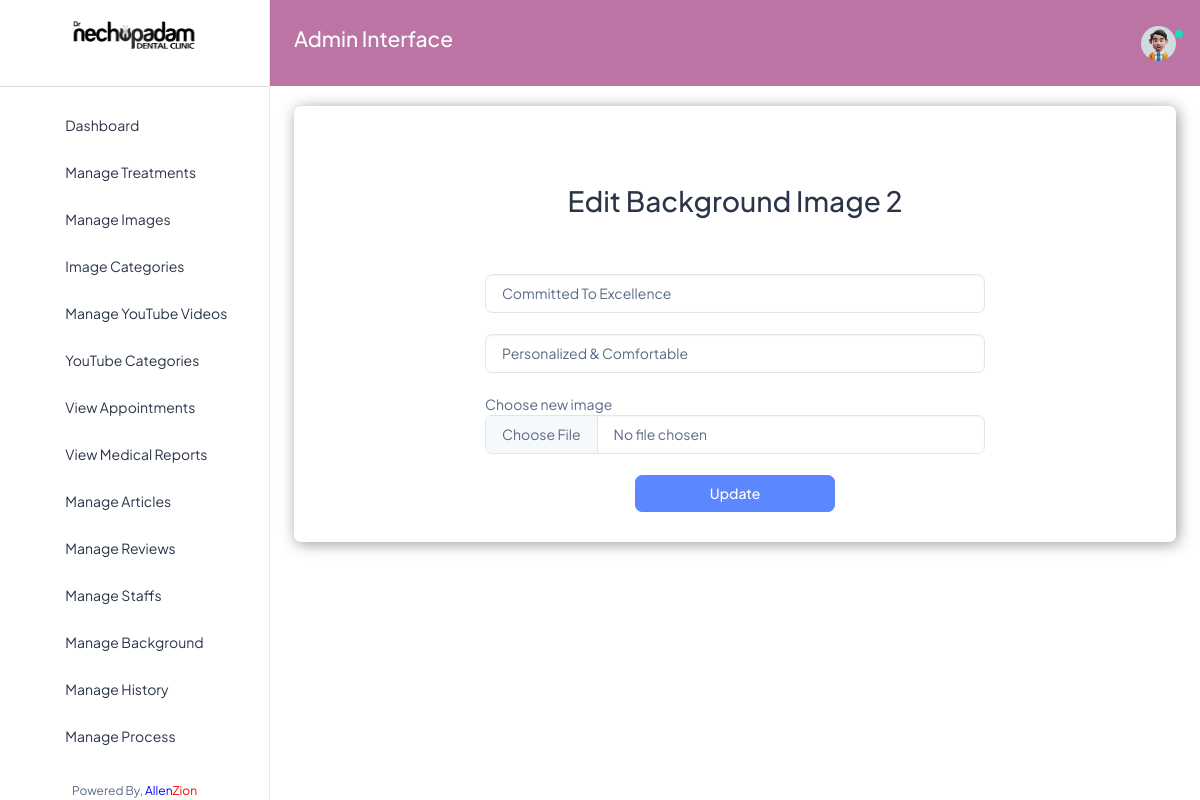
/edit_bg2/1/ (signed in), run on the app's committed database.
### nechuwebapp/models.py (models this page shows, shortened)
class Background_image2(models.Model):
    image = models.ImageField(upload_to='mybg/')
    title1 = models.CharField(max_length=200)
    title2 = models.CharField(max_length=200)

### nechuwebapp/views.py (the view)
# urls.py: path('edit_bg2/<int:pk>/', views.edit_bg2, name='edit_bg2'),
def edit_bg2(request, pk):
    get_bg = get_object_or_404(Background_image2, pk=pk)
    if request.method == "POST":
        new_title1 = request.POST['title1']
        new_title2 = request.POST['title2']
        new_image = request.FILES.get('image')
        if new_image:
            get_bg.image = new_image
        get_bg.title1 = new_title1
        get_bg.title2 = new_title2
        get_bg.save()
        return redirect('bg')
    else:
        context = {
            'get_bg': get_bg,
        }
        return render(request, 'nechuadmin/edit_bg2.html', context)

### nechuwebapp/templates/nechuadmin/edit_bg2.html (shortened to what this page needs)
{% extends 'nechuadmin/base.html' %}
{% load static %}
{% block content %}
<div class="container">
    <h2 style="text-align: center;" class="pt-5 pb-5">Edit Background Image 2</h2>
</div>
<form action="{% url 'edit_bg2' get_bg.pk %}" method="POST" enctype="multipart/form-data" style="width: 500px; margin: auto;">
    <div class="form-group">
        <input type="text" class="form-control" name="title1" value="{{ get_bg.title1 }}" placeholder="Title">
    </div>
    <br>
    <div class="form-group">
        <input type="text" class="form-control" name="title2" value="{{ get_bg.title2 }}" placeholder="Title">
    </div>
    <br>
    <div class="form-group">
        Choose new image
        <input type="file" class="form-control" id="treatmentImage" name="image">
    </div>
    <br>
    <div class="form-group text-center">
        <button type="submit" class="btn btn-primary" style="width: 200px;"> Update</button>
    </div>
</form>
{% endblock %}

### data on the page
Background_image2: title1 "Committed To Excellence", title2 "Personalized & Comfortable"
